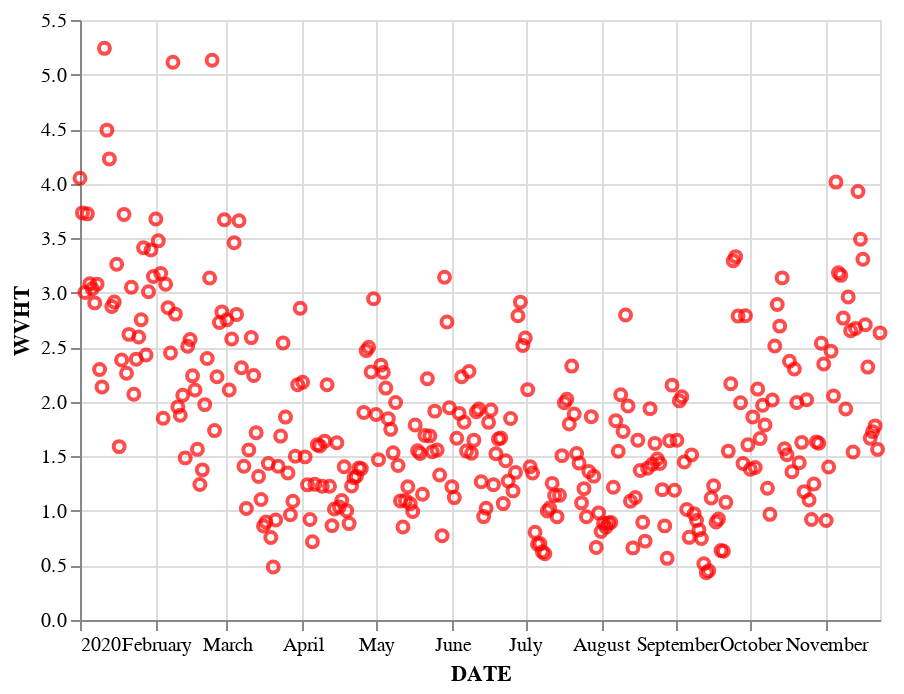

Notebook code cell kept with this figure:
### Code cell
alt.Chart(swellData).mark_point(color='red').encode(y="WVHT", x='DATE')

### Figure 1 — Vega-Lite specification as saved in the notebook (floating-point values rounded to 4 significant figures; data arrays with more than 128 entries replaced by an {"elided": "..."} marker saying what was removed)
{"config": {"view": {"continuousWidth": 400, "continuousHeight": 300}}, "data": {"name": "data-5ee2e417543d4bd7485c2cf627739f3c"}, "mark": {"type": "point", "color": "red"}, "encoding": {"x": {"field": "DATE", "type": "temporal"}, "y": {"field": "WVHT", "type": "quantitative"}}, "$schema": "https://vega.github.io/schema/vega-lite/v4.17.0.json", "datasets": {"data-5ee2e417543d4bd7485c2cf627739f3c": {"elided": "328 records"}}}
